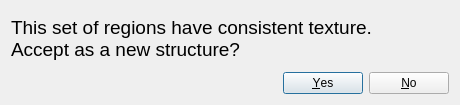
<?xml version="1.0" encoding="UTF-8"?>
<ui version="4.0">
 <class>AcceptNewLandmarkDialog</class>
 <widget class="QDialog" name="AcceptNewLandmarkDialog">
  <property name="geometry">
   <rect>
    <x>0</x>
    <y>0</y>
    <width>460</width>
    <height>105</height>
   </rect>
  </property>
  <property name="windowTitle">
   <string>Accept new structure?</string>
  </property>
  <layout class="QGridLayout" name="gridLayout">
   <item row="2" column="1">
    <widget class="QDialogButtonBox" name="buttonBox">
     <property name="orientation">
      <enum>Qt::Horizontal</enum>
     </property>
     <property name="standardButtons">
      <set>QDialogButtonBox::No|QDialogButtonBox::Yes</set>
     </property>
    </widget>
   </item>
   <item row="1" column="1">
    <widget class="QLabel" name="label">
     <property name="font">
      <font>
       <pointsize>14</pointsize>
      </font>
     </property>
     <property name="text">
      <string>This set of regions have consistent texture. 
Accept as a new structure?</string>
     </property>
    </widget>
   </item>
  </layout>
 </widget>
 <resources/>
 <connections>
  <connection>
   <sender>buttonBox</sender>
   <signal>accepted()</signal>
   <receiver>AcceptNewLandmarkDialog</receiver>
   <slot>accept()</slot>
   <hints>
    <hint type="sourcelabel">
     <x>248</x>
     <y>254</y>
    </hint>
    <hint type="destinationlabel">
     <x>157</x>
     <y>274</y>
    </hint>
   </hints>
  </connection>
  <connection>
   <sender>buttonBox</sender>
   <signal>rejected()</signal>
   <receiver>AcceptNewLandmarkDialog</receiver>
   <slot>reject()</slot>
   <hints>
    <hint type="sourcelabel">
     <x>316</x>
     <y>260</y>
    </hint>
    <hint type="destinationlabel">
     <x>286</x>
     <y>274</y>
    </hint>
   </hints>
  </connection>
 </connections>
</ui>
